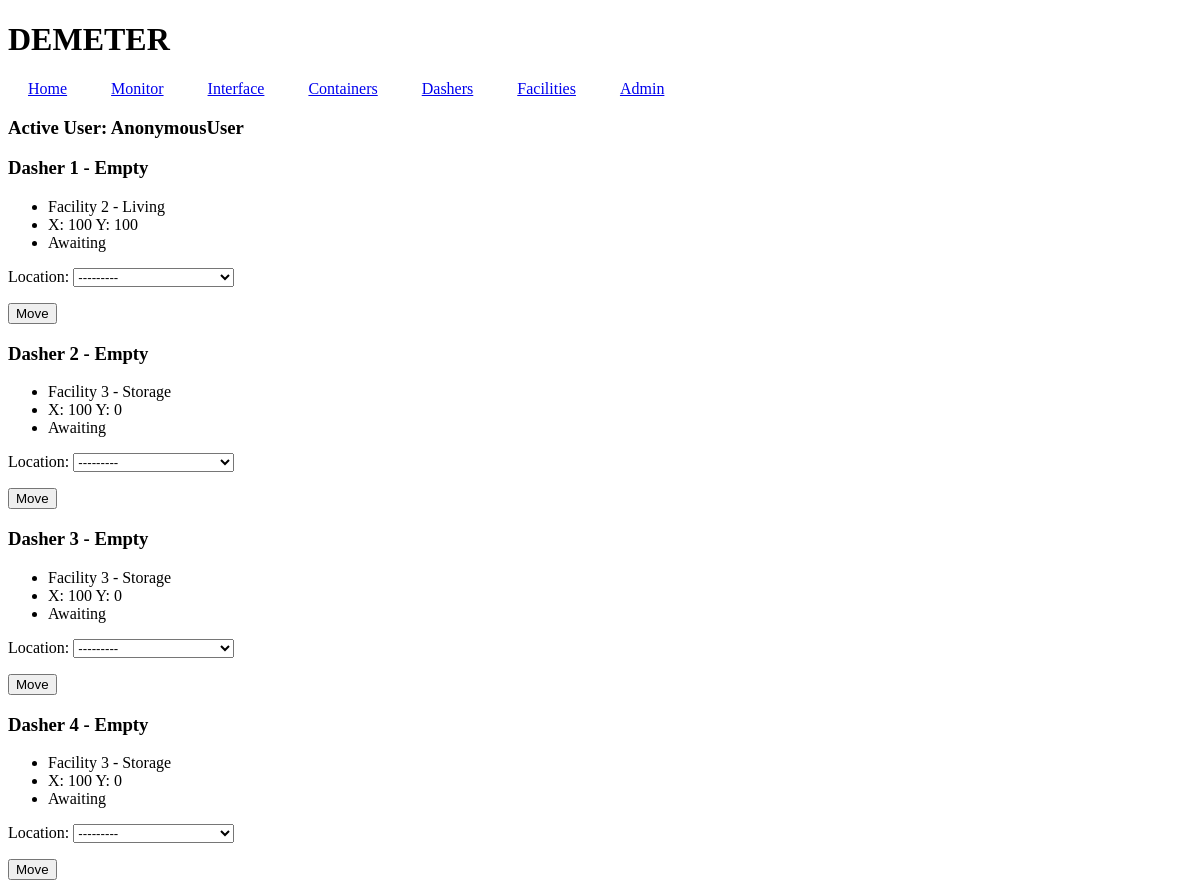
Page /storage/ on the earlier database version.
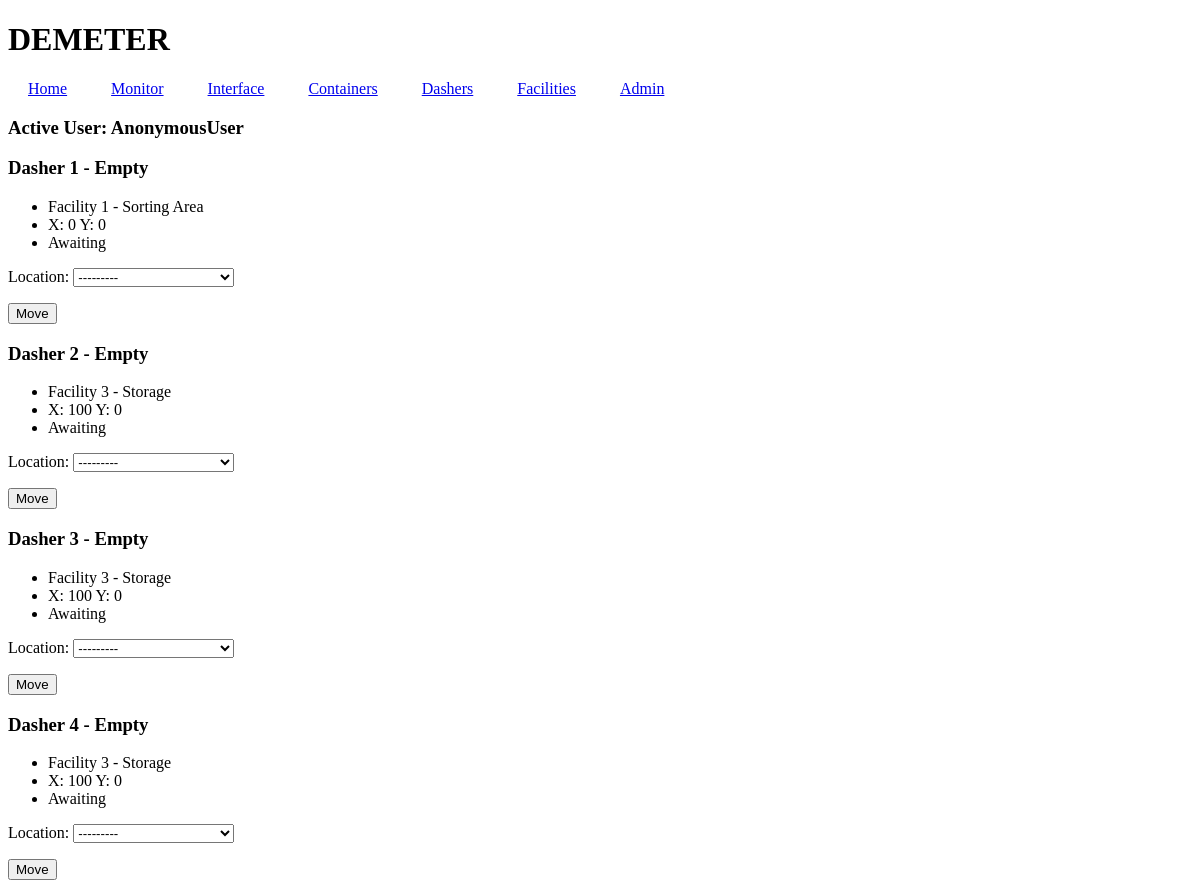
Same page on the later database version.
### storage/models.py (models this page shows)
class Dasher(models.Model):
    rationHeld = models.ForeignKey(TypeRation,
        on_delete=models.PROTECT,
        null=True,
        blank=True,
    )
    locationX = models.IntegerField(default=0)
    locationY = models.IntegerField(default=0)
    location = models.ForeignKey(Facility,
        on_delete=models.PROTECT,
        null=True,
        blank=True,
    )
    dasherID = models.AutoField(primary_key=True)
    STATUS= [
        ("Stopped","Stopped"),
        ("In-Progress","In-Progress"),
    ]
    status = models.CharField(max_length=64,default="Stopped",choices=STATUS)
    def __str__(self):
        if self.rationHeld == None:
            return f"Dasher {self.dasherID} - Empty"
        return f"Dasher {self.dasherID}"

### container/models.py (models this page shows)
class Facility(models.Model):
    facilityID = models.AutoField(primary_key=True,)
    locationX = models.IntegerField(default=0)
    locationY = models.IntegerField(default=0)
    FACILITIES = [
        ("Storage","Storage"),
        ("Living","Living"),
        ("Sorting Area","Sorting Area"),
        ("Other","Other"),
    ]
    typeFacility = models.CharField(
        max_length=64,
        default="Storage",
        choices=FACILITIES,
        null=False,
        blank=False,
        )
    def __str__(self):
        return f"Facility {self.facilityID} - {self.typeFacility}"

### storage/views.py (the view)
# urls.py: path("",views.dashers, name="dashers"),
def dashers(request):
    facilities = Facility #.objects.all()
    dashers = Dasher.objects.all()
    if request.method == 'POST':
        form = DasherMoveForm(request.POST)
        if form.is_valid():
            dasherID = request.POST.get('dasher')
            dasher = Dasher.objects.get(dasherID=dasherID)
            location = form.cleaned_data['location']
            try:
                facility = facilities.objects.get(facilityID=location.facilityID)
            except facilities.DoesNotExist:
                facility = None
            dasher.locationX = facility.locationX
            dasher.locationY = facility.locationY
            dasher.location = facility
            dasher.save()
    else:
        form = DasherMoveForm
    return render(request, "storage/base.html",{
        "dashers":dashers,
        "form":form,
    })

### storage/templates/storage/base.html (shortened to what this page needs)
{% extends 'inhabitant/base.html' %}
{% block body %}
{% for dasher in dashers %}
<h3>{{ dasher }}</h3>
<ul>
    <li>{{ dasher.location }}</li>
    <li>X: {{ dasher.locationX}} Y: {{ dasher.locationY }}</li>
    <li> {{ dasher.status }}</li>
</ul>
<div>
<form action="" method="post">
    {{ form.as_p }}
    <button type="submit">Move</button>
</form>
</div>
{% endfor %}
{% endblock %}

Differences in the rows shown:
changed Dasher "Dasher 1 - Empty": location "Facility 2 - Living" → "Facility 1 - Sorting Area"; locationX "100" → "0"; locationY "100" → "0"
